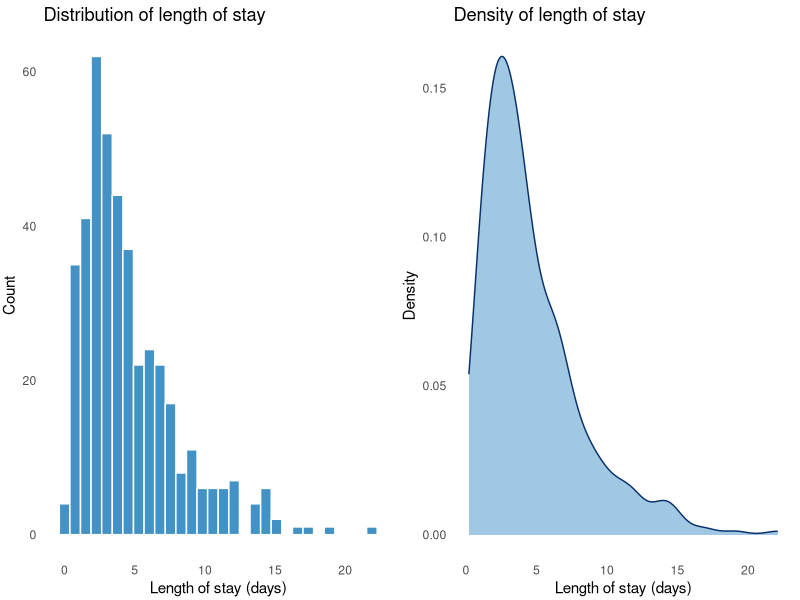
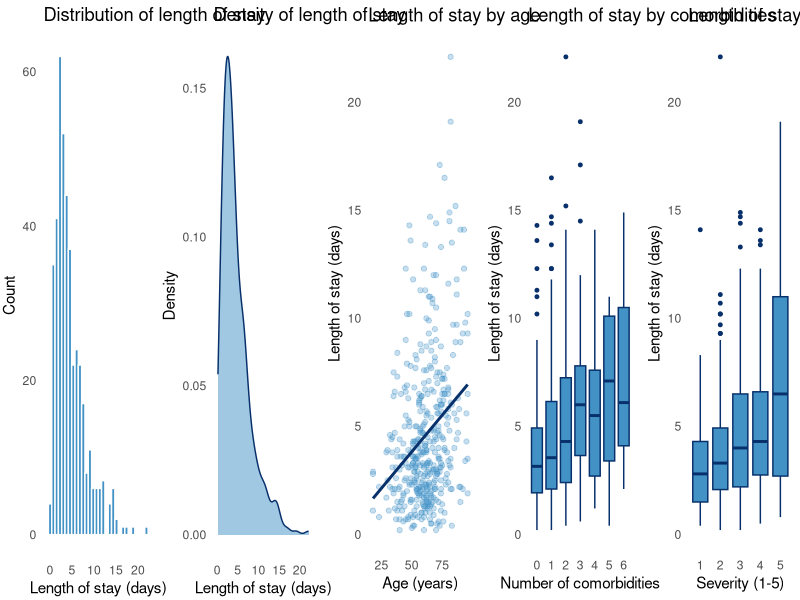
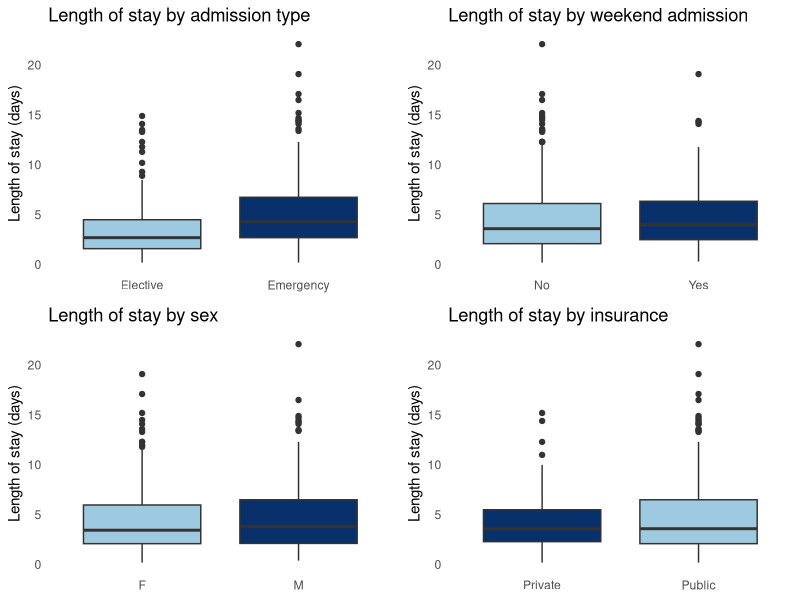
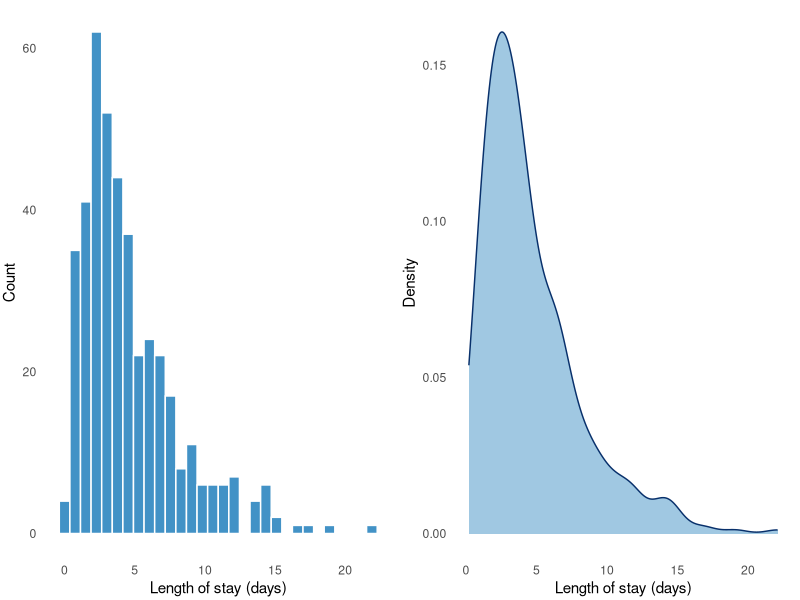
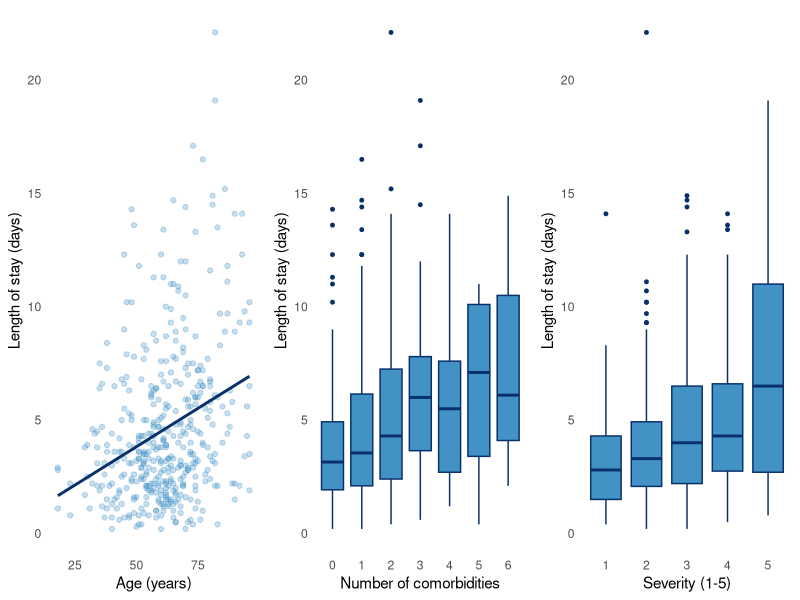
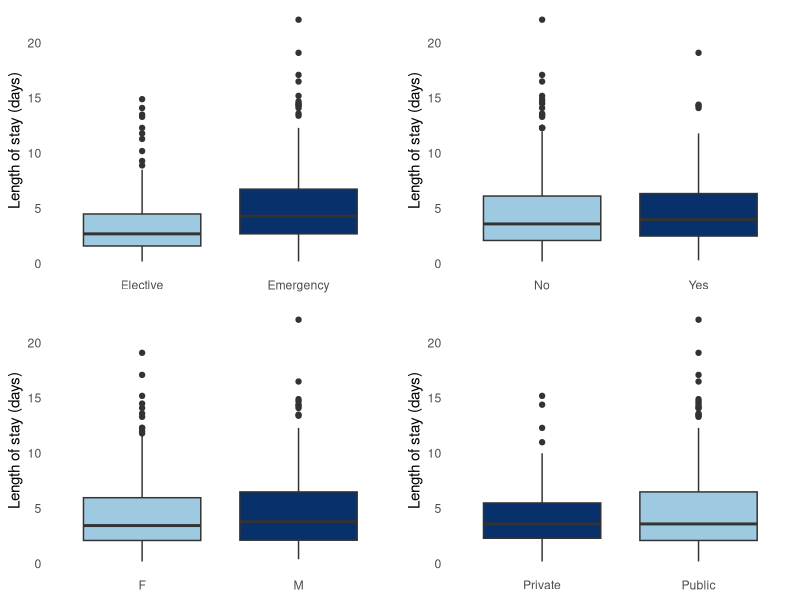

Write R code to recreate these figures, in order. (Note: this script raises an error after producing the figures.)
getwd()
setwd("C:/Users/grace/OneDrive/Documents/School Stuff/Semester 4/Advanced Regression/Lab 3 assignment")
Lab3<-read.csv("length_of_stay.csv")

library(ggplot2)
library(gridExtra)
library(dplyr)

# confirm the data loaded
dim(Lab3)
str(Lab3)
names(Lab3)

## EDA##
# any missing values?
colSums(is.na(Lab3))

# make the categoricals factors, with sensible reference levels
Lab3 <- Lab3 %>%
  mutate(
    admission = factor(admission, levels = c("Elective", "Emergency")),
    sex       = factor(sex),
    weekend   = factor(weekend, levels = c("No", "Yes")),
    insurance = factor(insurance)
  )

str(Lab3)

# summary of LOS
summary(Lab3$los_days)
sd(Lab3$los_days)

p1 <- ggplot(Lab3, aes(x = los_days)) +
  geom_histogram(bins = 30, fill = "#4292c6", colour = "white") +
  labs(title = "Distribution of length of stay", x = "Length of stay (days)", y = "Count") +
  theme_minimal() + theme(panel.grid = element_blank(),
                          plot.margin = margin(t=5,r=5,b=2,l=2))

# right skew check
p2 <- ggplot(Lab3, aes(x = los_days)) +
  geom_density(fill = "#4292c6", alpha = 0.5, colour = "#08306b") +
  labs(title = "Density of length of stay", x = "Length of stay (days)", y = "Density") +
  theme_minimal() + theme(panel.grid = element_blank(),
                          plot.margin = margin(t=5,r=5,b=2,l=2))

grid.arrange(p1, p2, nrow = 1)

# mean vs median — a gap indicates skew
mean(Lab3$los_days)
median(Lab3$los_days)

# skewness
mean((Lab3$los_days - mean(Lab3$los_days))^3) / sd(Lab3$los_days)^3

# any zeros? (Gamma requires strictly positive)
sum(Lab3$los_days <= 0)
min(Lab3$los_days)

p3 <- ggplot(Lab3, aes(x = age, y = los_days)) +
  geom_point(alpha = 0.3, colour = "#4292c6") +
  geom_smooth(method = "lm", se = FALSE, colour = "#08306b") +
  labs(title = "Length of stay by age", x = "Age (years)", y = "Length of stay (days)") +
  theme_minimal() + theme(panel.grid = element_blank())

p4 <- ggplot(Lab3, aes(x = factor(comorbidities), y = los_days)) +
  geom_boxplot(fill = "#4292c6", colour = "#08306b", outlier.size = 1) +
  labs(title = "Length of stay by comorbidities", x = "Number of comorbidities", y = "Length of stay (days)") +
  theme_minimal() + theme(panel.grid = element_blank())

p5<- ggplot(Lab3, aes(x = factor(severity), y = los_days)) +
  geom_boxplot(fill = "#4292c6", colour = "#08306b", outlier.size = 1) +
  labs(title = "Length of stay by severity", x = "Severity (1-5)", y = "Length of stay (days)") +
  theme_minimal() + theme(panel.grid = element_blank())

grid.arrange(p1,p2, p3, p4, p5, nrow = 1)

p6 <- ggplot(Lab3, aes(x = admission, y = los_days, fill = admission)) +
  geom_boxplot(show.legend = FALSE) +
  scale_fill_manual(values = c("Elective" = "#9ecae1", "Emergency" = "#08306b")) +
  labs(title = "Length of stay by admission type", x = NULL, y = "Length of stay (days)") +
  theme_minimal() + theme(panel.grid = element_blank())

p7 <- ggplot(Lab3, aes(x = weekend, y = los_days, fill = weekend)) +
  geom_boxplot(show.legend = FALSE) +
  scale_fill_manual(values = c("No" = "#9ecae1", "Yes" = "#08306b")) +
  labs(title = "Length of stay by weekend admission", x = NULL, y = "Length of stay (days)") +
  theme_minimal() + theme(panel.grid = element_blank())

p8 <- ggplot(Lab3, aes(x = sex, y = los_days, fill = sex)) +
  geom_boxplot(show.legend = FALSE) +
  scale_fill_manual(values = c("F" = "#9ecae1", "M" = "#08306b")) +
  labs(title = "Length of stay by sex", x = NULL, y = "Length of stay (days)") +
  theme_minimal() + theme(panel.grid = element_blank())

p9 <- ggplot(Lab3, aes(x = insurance, y = los_days, fill = insurance)) +
  geom_boxplot(show.legend = FALSE) +
  scale_fill_manual(values = c("Public" = "#9ecae1", "Private" = "#08306b")) +
  labs(title = "Length of stay by insurance", x = NULL, y = "Length of stay (days)") +
  theme_minimal() + theme(panel.grid = element_blank())

grid.arrange(p6, p7, p8, p9, nrow = 2, ncol = 2)

# distribution
p1 <- ggplot(Lab3, aes(x = los_days)) +
  geom_histogram(bins = 30, fill = "#4292c6", colour = "white") +
  labs(x = "Length of stay (days)", y = "Count") +
  theme_minimal() + theme(panel.grid = element_blank(),
                          plot.margin = margin(t=5,r=5,b=2,l=2))

# right skew check
p2 <- ggplot(Lab3, aes(x = los_days)) +
  geom_density(fill = "#4292c6", alpha = 0.5, colour = "#08306b") +
  labs(x = "Length of stay (days)", y = "Density") +
  theme_minimal() + theme(panel.grid = element_blank(),
                          plot.margin = margin(t=5,r=5,b=2,l=2))

grid.arrange(p1, p2, nrow = 1)

# mean vs median — a gap indicates skew
mean(Lab3$los_days)
median(Lab3$los_days)

# skewness
mean((Lab3$los_days - mean(Lab3$los_days))^3) / sd(Lab3$los_days)^3

# any zeros? (Gamma requires strictly positive)
sum(Lab3$los_days <= 0)
min(Lab3$los_days)

p3 <- ggplot(Lab3, aes(x = age, y = los_days)) +
  geom_point(alpha = 0.3, colour = "#4292c6") +
  geom_smooth(method = "lm", se = FALSE, colour = "#08306b") +
  labs(x = "Age (years)", y = "Length of stay (days)") +
  theme_minimal() + theme(panel.grid = element_blank())

p4 <- ggplot(Lab3, aes(x = factor(comorbidities), y = los_days)) +
  geom_boxplot(fill = "#4292c6", colour = "#08306b", outlier.size = 1) +
  labs(x = "Number of comorbidities", y = "Length of stay (days)") +
  theme_minimal() + theme(panel.grid = element_blank())

p5<- ggplot(Lab3, aes(x = factor(severity), y = los_days)) +
  geom_boxplot(fill = "#4292c6", colour = "#08306b", outlier.size = 1) +
  labs(x = "Severity (1-5)", y = "Length of stay (days)") +
  theme_minimal() + theme(panel.grid = element_blank())

grid.arrange(p3, p4,p5, nrow = 1)

p6 <- ggplot(Lab3, aes(x = admission, y = los_days, fill = admission)) +
  geom_boxplot(show.legend = FALSE) +
  scale_fill_manual(values = c("Elective" = "#9ecae1", "Emergency" = "#08306b")) +
  labs(x = NULL, y = "Length of stay (days)") +
  theme_minimal() + theme(panel.grid = element_blank())

p7 <- ggplot(Lab3, aes(x = weekend, y = los_days, fill = weekend)) +
  geom_boxplot(show.legend = FALSE) +
  scale_fill_manual(values = c("No" = "#9ecae1", "Yes" = "#08306b")) +
  labs(x = NULL, y = "Length of stay (days)") +
  theme_minimal() + theme(panel.grid = element_blank())

p8 <- ggplot(Lab3, aes(x = sex, y = los_days, fill = sex)) +
  geom_boxplot(show.legend = FALSE) +
  scale_fill_manual(values = c("F" = "#9ecae1", "M" = "#08306b")) +
  labs(x = NULL, y = "Length of stay (days)") +
  theme_minimal() + theme(panel.grid = element_blank())

p9 <- ggplot(Lab3, aes(x = insurance, y = los_days, fill = insurance)) +
  geom_boxplot(show.legend = FALSE) +
  scale_fill_manual(values = c("Public" = "#9ecae1", "Private" = "#08306b")) +
  labs(x = NULL, y = "Length of stay (days)") +
  theme_minimal() + theme(panel.grid = element_blank())

grid.arrange(p6, p7, p8, p9, nrow = 2, ncol = 2)

# LOS by admission type
Lab3 %>% group_by(admission) %>%
  summarise(n = n(), mean_los = round(mean(los_days), 2),
            median_los = round(median(los_days), 2), .groups = "drop") %>% print()

# LOS by weekend
Lab3 %>% group_by(weekend) %>%
  summarise(n = n(), mean_los = round(mean(los_days), 2),
            median_los = round(median(los_days), 2), .groups = "drop") %>% print()

# LOS by number of comorbidities
Lab3 %>% group_by(comorbidities) %>%
  summarise(n = n(), mean_los = round(mean(los_days), 2), .groups = "drop") %>% print()

# LOS by severity
Lab3 %>% group_by(severity) %>%
  summarise(n = n(), mean_los = round(mean(los_days), 2), .groups = "drop") %>% print()

# LOS by sex and insurance
Lab3 %>% group_by(sex) %>%
  summarise(n = n(), mean_los = round(mean(los_days), 2), .groups = "drop") %>% print()

Lab3 %>% group_by(insurance) %>%
  summarise(n = n(), mean_los = round(mean(los_days), 2), .groups = "drop") %>% print()

num_vars <- Lab3 %>% select(los_days, age, severity, comorbidities)
round(cor(num_vars), 3)

# Model building 
m_full <- glm(los_days ~ age + comorbidities + admission + sex + weekend + severity + insurance,
              family = Gamma(link = "log"),
              data = Lab3)

summary(m_full)

# dispersion estimate
summary(m_full)$dispersion

# reduced model — drop the three non-significant terms
m_reduced <- glm(los_days ~ age + comorbidities + admission + severity,
                 family = Gamma(link = "log"),
                 data = Lab3)

summary(m_reduced)
round(exp(coef(m_reduced)), 4)
round(exp(confint(m_reduced)), 4)

# compare full vs reduced
AIC(m_full, m_reduced)
anova(m_full, m_reduced, test = "F")
# ---- count model, for the brief's comparison ----
Lab3$los_int <- round(Lab3$los_days)

m_pois <- glm(los_int ~ age + comorbidities + admission + severity,
              family = poisson(link = "log"), data = Lab3)

summary(m_pois)
sum(residuals(m_pois, type = "pearson")^2) / df.residual(m_pois)   # overdispersion

# ---- normal LM, for the AIC objective ----
m_lm <- lm(los_days ~ age + comorbidities + admission + severity, data = Lab3)
summary(m_lm)
sum(predict(m_lm) < 0)
range(predict(m_lm))


# ---- three-way comparison ----
data.frame(
  model = c("Normal LM", "Poisson (count)", "Gamma (reduced)"),
  AIC   = round(c(AIC(m_lm), AIC(m_pois), AIC(m_reduced)), 2)
)

# ---- full model ----
sum(residuals(m_full, type = "pearson")^2) / df.residual(m_full)
m_full$deviance / df.residual(m_full)
summary(m_full)$dispersion

# ---- reduced model ----
sum(residuals(m_reduced, type = "pearson")^2) / df.residual(m_reduced)
m_reduced$deviance / df.residual(m_reduced)
summary(m_reduced)$dispersion


# ---- post hoc: worked predictions from the reduced Gamma model ----
profiles <- data.frame(
  label    = c("Reference", "10 yrs older", "+1 severity", "Emergency", "Emergency + severity 4"),
  age      = c(60, 70, 60, 60, 60,60),
  comorbidities = c(1, 1, 1, 1, 1),
  admission = factor(c("Elective","Elective","Elective","Elective","Emergency","Emergency"),
                     levels = c("Elective","Emergency")),
  severity = c(2, 2, 3,5, 2, 4)
)
profiles$predicted_los <- predict(m_reduced, newdata = profiles, type = "response")
profiles$predicted_los <- predict(m_reduced, newdata = profiles, type = "response")
profiles$predicted_los <- round(profiles$predicted_los, 3)
print(profiles)

round(profiles, 3)

# ---- 2. Across age ----
age_seq <- data.frame(age = seq(30, 90, 10), comorbidities = 1,
                      admission = factor("Elective", levels = c("Elective","Emergency")),
                      severity = 2)
age_seq$predicted_los <- predict(m_reduced, newdata = age_seq, type = "response")
round(age_seq[ , c("age", "predicted_los")], 3)

# ---- 3. Across severity ----
sev_seq <- data.frame(severity = 1:5, age = 60, comorbidities = 1,
                      admission = factor("Elective", levels = c("Elective","Emergency")))
sev_seq$predicted_los <- predict(m_reduced, newdata = sev_seq, type = "response")
round(sev_seq[ , c("severity", "predicted_los")], 3)

# ---- 4. Across comorbidities ----
com_seq <- data.frame(comorbidities = 0:6, age = 60,
                      admission = factor("Elective", levels = c("Elective","Emergency")),
                      severity = 2)
com_seq$predicted_los <- predict(m_reduced, newdata = com_seq, type = "response")
round(com_seq[ , c("comorbidities", "predicted_los")], 3)
# ---- 6. The comorbidity plot ----
# ---- 2. Across age ----
age_seq <- data.frame(age = seq(30, 90, 10), comorbidities = 1,
                      admission = factor("Elective", levels = c("Elective","Emergency")),
                      severity = 2)
age_seq$predicted_los <- predict(m_reduced, newdata = age_seq, type = "response")
round(age_seq[ , c("age", "predicted_los")], 3)
# ---- Age sequence ----
age_seq <- data.frame(age = seq(30, 90, 10), comorbidities = 1,
                      admission = factor("Elective", levels = c("Elective","Emergency")),
                      severity = 2)
age_seq$predicted_los <- predict(m_reduced, newdata = age_seq, type = "response")
round(age_seq[ , c("age", "predicted_los")], 3)

# ---- Age plot ----
library(ggplot2)

ggplot(age_seq, aes(x = age, y = predicted_los)) +
  geom_line(linewidth = 1, colour = "#1E88E5") +
  geom_point(size = 2.5, colour = "#1E88E5") +
  labs(title = "Predicted length of stay by age",
       x = "Age (years)",
       y = "Predicted length of stay (days)") +
  theme_minimal(base_size = 13) +
  theme(panel.grid = element_blank(),
        axis.line.x = element_line(colour = "grey40"),
        axis.line.y = element_line(colour = "grey40"))


# ---- 5. Multiplier checks ----
exp(10 * coef(m_reduced)["age"])
exp(3  * coef(m_reduced)["comorbidities"])
exp(coef(m_reduced)["admissionEmergency"])

# ---- 6. Comorbidity plot, with title ----
library(ggplot2)

ggplot(com_seq, aes(x = comorbidities, y = predicted_los)) +
  geom_line(linewidth = 1, colour = "#1E88E5") +
  geom_point(size = 2.5, colour = "#1E88E5") +
  labs(title = "Predicted length of stay by number of comorbidities",
       x = "Number of comorbidities",
       y = "Predicted length of stay (days)") +
  theme_minimal(base_size = 13) +
  theme(panel.grid = element_blank(),
        legend.position = "top",
        axis.line.x = element_line(colour = "grey40"),
        axis.line.y = element_line(colour = "grey40"))


# ---- 5. Multiplier checks ----
exp(10 * coef(m_reduced)["age"])
exp(3  * coef(m_reduced)["comorbidities"])
exp(coef(m_reduced)["admissionEmergency"])

# ---- 6. The plot: predicted LOS by severity and admission type ----
library(ggplot2)

curve_data <- expand.grid(
  severity  = 1:5,
  admission = factor(c("Elective","Emergency"), levels = c("Elective","Emergency")),
  age = 60, comorbidities = 1
)
curve_data$predicted_los <- predict(m_reduced, newdata = curve_data, type = "response")

ggplot(curve_data, aes(x = factor(severity), y = predicted_los,
                       colour = admission, group = admission)) +
  geom_line(linewidth = 1) +
  geom_point(size = 2.5) +
  scale_colour_manual(values = c("Elective" = "#9ecae1", "Emergency" = "#08306b")) +
  labs(title = "Predicted length of stay by severity and admission type",
       x = "Severity (1-5)", y = "Predicted length of stay (days)", colour = NULL) +
  theme_minimal(base_size = 13) +
  theme(panel.grid = element_blank(),
        legend.position = "top",
        axis.line.x = element_line(colour = "grey40"))
